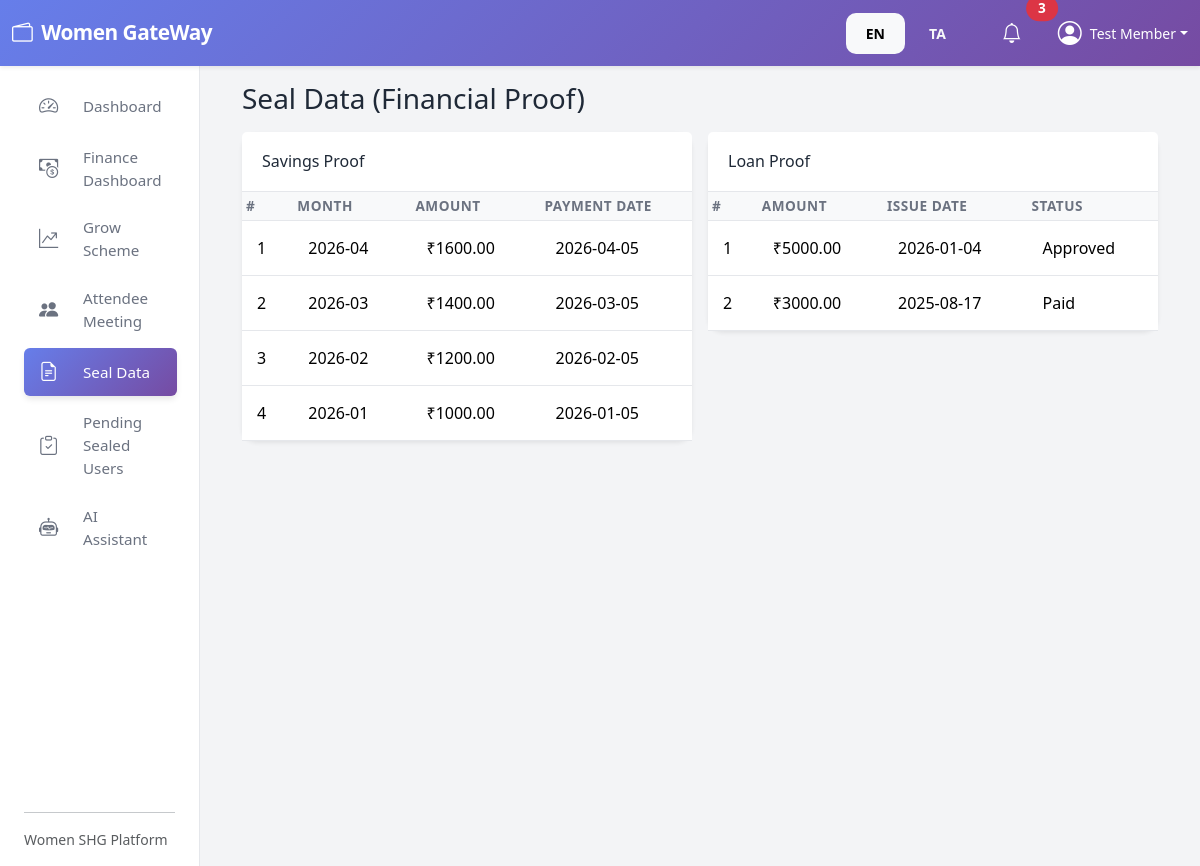
Screenshot of /user/seal-data (signed in) with the database file from the repository.
### models.py (models this page shows, shortened)
class User(UserMixin, db.Model):
    __tablename__ = "users"
    id = db.Column(db.Integer, primary_key=True)
    full_name = db.Column(db.String(120), nullable=False)
    email = db.Column(db.String(120), unique=True, nullable=False, index=True)
    phone = db.Column(db.String(20))
    password_hash = db.Column(db.String(255), nullable=False)
    role = db.Column(db.String(20), default="USER", nullable=False)
    aadhaar_number = db.Column(db.String(12))
    pan_number = db.Column(db.String(10))
    address = db.Column(db.String(255))
    bank_account_number = db.Column(db.String(32))
    ifsc_code = db.Column(db.String(20))
    gender = db.Column(db.String(20))
    age = db.Column(db.Integer)
    join_date = db.Column(db.Date, default=date.today)
    savings = db.relationship("Savings", backref="user", lazy="dynamic")
    loans = db.relationship("Loan", backref="user", lazy="dynamic")
    attendance_records = db.relationship("Attendance", backref="user", lazy="dynamic")
    def is_admin(self):
        return self.role.upper() == "ADMIN"

class Savings(db.Model):
    __tablename__ = "savings"
    id = db.Column(db.Integer, primary_key=True)
    user_id = db.Column(db.Integer, db.ForeignKey("users.id"), nullable=False)
    month = db.Column(db.String(20), nullable=False)
    amount = db.Column(db.Float, nullable=False)
    payment_date = db.Column(db.Date, default=date.today, nullable=False)

class Loan(db.Model):
    __tablename__ = "loans"
    id = db.Column(db.Integer, primary_key=True)
    user_id = db.Column(db.Integer, db.ForeignKey("users.id"), nullable=False)
    loan_amount = db.Column(db.Float, nullable=False)
    interest_rate = db.Column(db.Float, nullable=False)
    issue_date = db.Column(db.Date, default=date.today, nullable=False)
    due_date = db.Column(db.Date, nullable=False)
    status = db.Column(db.String(20), default="Pending", nullable=False)

### user.py (the view)
@user_bp.route("/seal-data")
@login_required
def seal_data():
    savings = (
        Savings.query.filter_by(user_id=current_user.id)
        .order_by(Savings.payment_date.desc())
        .all()
    )
    loans = (
        Loan.query.filter_by(user_id=current_user.id)
        .order_by(Loan.issue_date.desc())
        .all()
    )
    return render_template("user/seal_data.html", savings=savings, loans=loans)

### templates/user/seal_data.html
{% extends "base.html" %}
{% block content %}
<div class="container-fluid">
    <h3 class="mb-3">{{ t('Seal Data (Financial Proof)') }}</h3>
    <div class="row g-3">
        <div class="col-md-6">
            <div class="card shadow-sm">
                <div class="card-header bg-white">
                    <h6 class="mb-0">{{ t('Savings Proof') }}</h6>
                </div>
                <div class="card-body p-0">
                    <table class="table table-sm mb-0">
                        <thead class="table-light">
                            <tr>
                                <th>#</th>
                                <th>{{ t('Month') }}</th>
                                <th>{{ t('Amount') }}</th>
                                <th>{{ t('Payment Date') }}</th>
                            </tr>
                        </thead>
                        <tbody>
                            {% for s in savings %}
                            <tr>
                                <td>{{ loop.index }}</td>
                                <td>{{ s.month }}</td>
                                <td>₹{{ '%.2f'|format(s.amount) }}</td>
                                <td>{{ s.payment_date }}</td>
                            </tr>
                            {% else %}
                            <tr>
                                <td colspan="4" class="text-center text-muted py-3">
                                    {{ t('No savings records.') }}
                                </td>
                            </tr>
                            {% endfor %}
                        </tbody>
                    </table>
                </div>
            </div>
        </div>
        <div class="col-md-6">
            <div class="card shadow-sm">
                <div class="card-header bg-white">
                    <h6 class="mb-0">{{ t('Loan Proof') }}</h6>
                </div>
                <div class="card-body p-0">
                    <table class="table table-sm mb-0">
                        <thead class="table-light">
                            <tr>
                                <th>#</th>
                                <th>{{ t('Amount') }}</th>
                                <th>{{ t('Issue Date') }}</th>
                                <th>{{ t('Status') }}</th>
                            </tr>
                        </thead>
                        <tbody>
                            {% for loan in loans %}
                            <tr>
                                <td>{{ loop.index }}</td>
                                <td>₹{{ '%.2f'|format(loan.loan_amount) }}</td>
                                <td>{{ loan.issue_date }}</td>
                                <td>{{ loan.status }}</td>
                            </tr>
                            {% else %}
                            <tr>
                                <td colspan="4" class="text-center text-muted py-3">
                                    {{ t('No loan records.') }}
                                </td>
                            </tr>
                            {% endfor %}
                        </tbody>
                    </table>
                </div>
            </div>
        </div>
    </div>
</div>
{% endblock %}

### templates/base.html (shortened to what this page needs)
<!doctype html>
<html lang="{{ 'ta' if lang == 'ta' else 'en' }}">
<head>
    <link href="https://cdn.jsdelivr.net/npm/bootstrap@5.3.3/dist/css/bootstrap.min.css" rel="stylesheet">
    <link href="https://cdn.jsdelivr.net/npm/bootstrap-icons@1.11.3/font/bootstrap-icons.css" rel="stylesheet">
</head>
<body class="bg-light">
<nav class="navbar navbar-expand-lg navbar-dark top-navbar shadow-sm">
    <div class="container-fluid">
        <a class="navbar-brand fw-bold" href="#">
            <i class="bi bi-wallet2 me-1"></i> Women GateWay
        </a>
        <div class="d-flex align-items-center ms-auto">
            <div class="me-3">
                <a href="?lang=en" class="btn btn-sm btn-outline-light {% if lang == 'en' %}active{% endif %}">EN</a>
                <a href="?lang=ta" class="btn btn-sm btn-outline-light {% if lang == 'ta' %}active{% endif %}">TA</a>
            </div>
            <button class="btn btn-link text-white position-relative me-3">
                <i class="bi bi-bell fs-5"></i>
                <span class="position-absolute top-0 start-100 translate-middle badge rounded-pill bg-danger">3</span>
            </button>
            {% if current_user.is_authenticated %}
            <div class="dropdown">
                <a class="d-flex align-items-center text-white text-decoration-none dropdown-toggle" href="#" id="profileDropdown" data-bs-toggle="dropdown" aria-expanded="false">
                    <i class="bi bi-person-circle fs-4 me-2"></i>
                    <span class="small">{{ current_user.full_name }}</span>
                </a>
            </div>
            {% endif %}
        </div>
    </div>
</nav>
<div class="container-fluid">
    <div class="row flex-nowrap">
        {% if current_user.is_authenticated %}
        <div class="col-auto col-md-3 col-xl-2 px-sm-2 px-0 sidebar bg-white shadow-sm">
            <div class="d-flex flex-column align-items-sm-start px-3 pt-3 min-vh-100">
                {% if current_user.is_admin() %}
                <ul class="nav nav-pills flex-column mb-sm-auto mb-0 w-100" id="menu">
                    <li class="nav-item">
                        <a href="{{ url_for('admin.admin_dashboard') }}" class="nav-link sidebar-link {% if request.endpoint == 'admin.admin_dashboard' %}active{% endif %}">
                            <i class="bi bi-speedometer2 me-2"></i><span>{{ t('Dashboard') }}</span>
                        </a>
                    </li>
                    <li>
                        <a href="{{ url_for('admin.subadmin_list') }}" class="nav-link sidebar-link {% if 'subadmin' in request.endpoint %}active{% endif %}">
                            <i class="bi bi-people me-2"></i><span>{{ t('Subadmin Management') }}</span>
                        </a>
                    </li>
                    <li>
                        <a href="{{ url_for('admin.durable_payments') }}" class="nav-link sidebar-link {% if 'durable_payments' in request.endpoint %}active{% endif %}">
                            <i class="bi bi-credit-card-2-front me-2"></i><span>{{ t('Durable Payments') }}</span>
                        </a>
                    </li>
                </ul>
                {% else %}
                <ul class="nav nav-pills flex-column mb-sm-auto mb-0 w-100" id="menu-user">
                    <li class="nav-item">
                        <a href="{{ url_for('user.user_dashboard') }}" class="nav-link sidebar-link {% if request.endpoint == 'user.user_dashboard' %}active{% endif %}">
                            <i class="bi bi-speedometer2 me-2"></i><span>{{ t('Dashboard') }}</span>
                        </a>
                    </li>
                    <li>
                        <a href="{{ url_for('user.finance_dashboard') }}" class="nav-link sidebar-link {% if 'finance_dashboard' in request.endpoint %}active{% endif %}">
                            <i class="bi bi-cash-coin me-2"></i><span>{{ t('Finance Dashboard') }}</span>
                        </a>
                    </li>
                    <li>
                        <a href="{{ url_for('user.grow_scheme') }}" class="nav-link sidebar-link {% if 'grow_scheme' in request.endpoint %}active{% endif %}">
                            <i class="bi bi-graph-up-arrow me-2"></i><span>{{ t('Grow Scheme') }}</span>
                        </a>
                    </li>
                    <li>
                        <a href="{{ url_for('user.attendee_meeting') }}" class="nav-link sidebar-link {% if 'attendee_meeting' in request.endpoint %}active{% endif %}">
                            <i class="bi bi-people-fill me-2"></i><span>{{ t('Attendee Meeting') }}</span>
                        </a>
                    </li>
                    <li>
                        <a href="{{ url_for('user.seal_data') }}" class="nav-link sidebar-link {% if 'seal_data' in request.endpoint %}active{% endif %}">
                            <i class="bi bi-file-earmark-text me-2"></i><span>{{ t('Seal Data') }}</span>
                        </a>
                    </li>
                    <li>
                        <a href="{{ url_for('user.pending_sealed') }}" class="nav-link sidebar-link {% if 'pending_sealed' in request.endpoint %}active{% endif %}">
                            <i class="bi bi-clipboard-check me-2"></i><span>{{ t('Pending Sealed Users') }}</span>
                        </a>
                    </li>
                    <li>
                        <a href="{{ url_for('user.bot') }}" class="nav-link sidebar-link {% if 'bot' in request.endpoint %}active{% endif %}">
                            <i class="bi bi-robot me-2"></i><span>{{ t('AI Assistant') }}</span>
                        </a>
                    </li>
                </ul>
                {% endif %}
                <hr class="w-100">
                <p class="small text-muted mb-3">Women SHG Platform</p>
            </div>
        </div>
        {% endif %}
        <main class="col py-3 main-content">
            {% block content %}{% endblock %}
        </main>
    </div>
</div>
</body>
</html>

### templates/base.html (style rules this page uses)
:root { --primary-gradient: linear-gradient(135deg, #667eea 0%, #764ba2 100%); --primary-color: #667eea; --secondary-color: #764ba2; --success-color: #10b981; --warning-color: #f59e0b; --danger-color: #ef4444; --info-color: #3b82f6; --text-primary: #1f2937; --text-secondary: #6b7280; --bg-light: #f9fafb; --bg-lighter: #f3f4f6; --border-color: #e5e7eb; --shadow-sm: 0 1px 2px 0 rgba(0, 0, 0, 0.05); --shadow-md: 0 4px 6px -1px rgba(0, 0, 0, 0.1); --shadow-lg: 0 10px 15px -3px rgba(0, 0, 0, 0.1); }
* { margin: 0; padding: 0; box-sizing: border-box; }
body { font-family: 'Segoe UI', Tahoma, Geneva, Verdana, sans-serif; color: var(--text-primary); background-color: var(--bg-lighter); }
.top-navbar { background: var(--primary-gradient); box-shadow: var(--shadow-md); border-bottom: none; }
.top-navbar .navbar-brand { font-size: 1.3rem; font-weight: 700; letter-spacing: -0.5px; }
.top-navbar .btn-link { color: white !important; text-decoration: none; }
.sidebar { background-color: white; border-right: 1px solid var(--border-color); box-shadow: var(--shadow-sm); min-height: 100vh; }
.sidebar-link { color: var(--text-secondary); border-radius: 10px; padding: 10px 15px; margin-bottom: 5px; display: flex; align-items: center; gap: 12px; font-size: 0.95rem; font-weight: 500; transition: all 0.3s ease; text-decoration: none; }
.sidebar-link i { font-size: 1.2rem; min-width: 24px; }
.sidebar-link.active { background: var(--primary-gradient); color: white; box-shadow: var(--shadow-md); }
.main-content { background-color: var(--bg-lighter); min-height: calc(100vh - 56px); padding: 30px; }
.card { border: none; border-radius: 15px; box-shadow: var(--shadow-md); transition: all 0.3s ease; }
.card-header { background-color: white; border-bottom: 1px solid var(--border-color); border-radius: 15px 15px 0 0; padding: 20px; font-weight: 600; color: var(--text-primary); }
.card-body { padding: 25px; }
.table { color: var(--text-primary); }
.table thead { background-color: var(--bg-light); }
.table thead th { border-color: var(--border-color); font-weight: 600; color: var(--text-secondary); text-transform: uppercase; font-size: 0.85rem; letter-spacing: 0.5px; }
.table tbody td { border-color: var(--border-color); padding: 15px; vertical-align: middle; }
.btn { border-radius: 10px; font-weight: 600; padding: 10px 20px; transition: all 0.3s ease; border: none; }
.badge { padding: 6px 12px; border-radius: 20px; font-weight: 600; font-size: 0.85rem; }

### rows the page displays
User: full_name "Test Member"
Savings: month "2026-04", amount "1600.00", payment_date "2026-04-05"
Savings: month "2026-03", amount "1400.00", payment_date "2026-03-05"
Savings: month "2026-02", amount "1200.00", payment_date "2026-02-05"
Savings: month "2026-01", amount "1000.00", payment_date "2026-01-05"
Loan: loan_amount "5000.00", issue_date "2026-01-04", status "Approved"
Loan: loan_amount "3000.00", issue_date "2025-08-17", status "Paid"

### other values shown
{{ t('Dashboard') }} "Dashboard"
{{ t('Finance Dashboard') }} "Finance Dashboard"
{{ t('Grow Scheme') }} "Grow Scheme"
{{ t('Attendee Meeting') }} "Attendee Meeting"
{{ t('Seal Data') }} "Seal Data"
{{ t('Pending Sealed Users') }} "Pending Sealed Users"
{{ t('AI Assistant') }} "AI Assistant"
{{ t('Seal Data (Financial Proof)') }} "Seal Data (Financial Proof)"
{{ t('Savings Proof') }} "Savings Proof"
{{ t('Month') }} "MONTH"
{{ t('Amount') }} "AMOUNT"
{{ t('Payment Date') }} "PAYMENT DATE"
{{ t('Loan Proof') }} "Loan Proof"
{{ t('Issue Date') }} "ISSUE DATE"
{{ t('Status') }} "STATUS"
